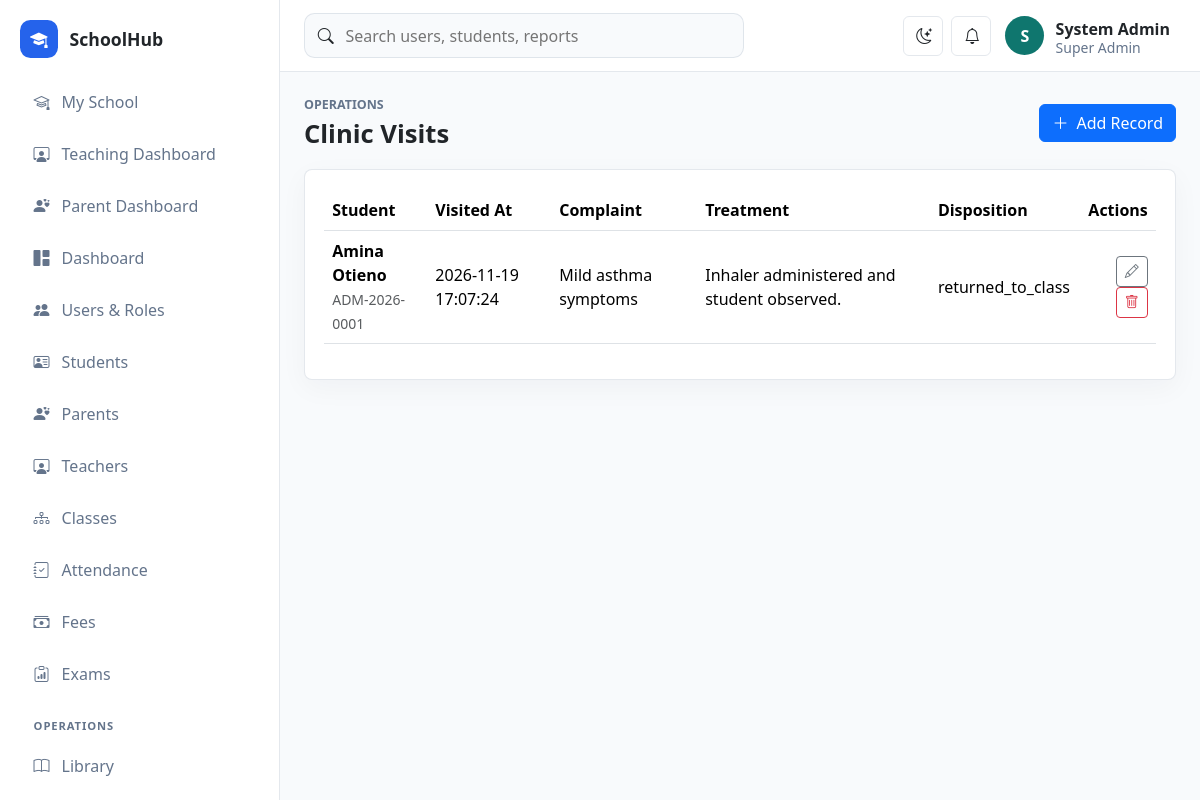
The page /school/public/operations?module=clinic (signed in) on the database its author committed.
### tables this page shows
CREATE TABLE clinic_visits (
    id BIGINT UNSIGNED AUTO_INCREMENT PRIMARY KEY,
    student_id BIGINT UNSIGNED NOT NULL,
    visited_at DATETIME NOT NULL,
    complaint VARCHAR(255) NOT NULL,
    treatment TEXT NULL,
    disposition ENUM('returned_to_class','sent_home','referred') NOT NULL DEFAULT 'returned_to_class',
    handled_by BIGINT UNSIGNED NULL,
    CONSTRAINT fk_clinic_student FOREIGN KEY (student_id) REFERENCES students(id),
    CONSTRAINT fk_clinic_user FOREIGN KEY (handled_by) REFERENCES users(id) ON DELETE SET NULL
);

CREATE TABLE students (
    id BIGINT UNSIGNED AUTO_INCREMENT PRIMARY KEY,
    class_stream_id BIGINT UNSIGNED NULL,
    admission_no VARCHAR(60) NOT NULL UNIQUE,
    first_name VARCHAR(100) NOT NULL,
    last_name VARCHAR(100) NOT NULL,
    email VARCHAR(190) NULL,
    phone VARCHAR(40) NULL,
    date_of_birth DATE NULL,
    gender ENUM('male', 'female', 'other') NOT NULL,
    nationality VARCHAR(80) NULL,
    religion VARCHAR(80) NULL,
    medical_notes TEXT NULL,
    emergency_contact VARCHAR(120) NULL,
    previous_school VARCHAR(160) NULL,
    status ENUM('active', 'transferred', 'graduated', 'suspended', 'inactive') NOT NULL DEFAULT 'active',
    created_at TIMESTAMP DEFAULT CURRENT_TIMESTAMP,
    updated_at TIMESTAMP DEFAULT CURRENT_TIMESTAMP ON UPDATE CURRENT_TIMESTAMP,
    INDEX idx_students_class_status (class_stream_id, status),
    CONSTRAINT fk_students_class FOREIGN KEY (class_stream_id) REFERENCES class_streams(id) ON DELETE SET NULL
);

### app/Core/View.php (called while the page is built, shortened)
<?php
final class View
{
    public static function render(string $view, array $data = [], string $layout = 'app'): void
    {
        extract($data, EXTR_SKIP);
        $viewFile = dirname(__DIR__) . "/Views/{$view}.php";
        require $viewFile;
    }
}

### app/Controllers/OperationsController.php (called while the page is built, shortened)
<?php
final class OperationsController
{
    public function index(): void
    {
        $module = $this->resolve();
        View::render('operations/index', ['title' => $module['title'], 'module' => $module, 'moduleKey' => Request::input('module'), 'records' => Operations::records($module), 'students' => !empty($module['student']) ? Lookup::students() : []]);
    }
    private function resolve(): array
    {
        $module = Operations::module((string)Request::input('module', 'library'));
        return $module;
    }
}

### app/Core/Router.php (called while the page is built, shortened)
<?php
final class Router
{
    private array $routes = [];
    public function get(string $path, array $handler): void
    {
        $this->routes['GET'][$this->normalize($path)] = $handler;
    }
    public function post(string $path, array $handler): void
    {
        $this->routes['POST'][$this->normalize($path)] = $handler;
    }
    public function dispatch(): void
    {
        $method = Request::method();
        $path = Request::path();
        $handler = $this->routes[$method][$path] ?? null;
        [$class, $action] = $handler;
        (new $class())->{$action}();
    }
    private function normalize(string $path): string
    {
        return '/' . trim($path, '/');
    }
}

### public/index.php (called while the page is built, shortened)
<?php
require dirname(__DIR__) . '/app/Core/helpers.php';
$config = require dirname(__DIR__) . '/config/app.php';
$router = new Router();
$router->get('/', [DashboardController::class, 'index']);
$router->get('/login', [AuthController::class, 'showLogin']);
$router->post('/login', [AuthController::class, 'login']);
$router->post('/logout', [AuthController::class, 'logout']);
$router->get('/dashboard', [DashboardController::class, 'index']);
$router->get('/users', [UserController::class, 'index']);
$router->get('/users/create', [UserController::class, 'create']);
$router->post('/users', [UserController::class, 'store']);
$router->get('/users/edit', [UserController::class, 'edit']);
$router->post('/users/update', [UserController::class, 'update']);
$router->post('/users/delete', [UserController::class, 'destroy']);
$router->get('/students', [StudentController::class, 'index']);
$router->get('/students/create', [StudentController::class, 'create']);
$router->post('/students', [StudentController::class, 'store']);
$router->get('/students/edit', [StudentController::class, 'edit']);
$router->post('/students/update', [StudentController::class, 'update']);
$router->post('/students/delete', [StudentController::class, 'destroy']);
$router->get('/student-portal', [StudentPortalController::class, 'index']);
$router->get('/teacher-portal', [TeacherPortalController::class, 'index']);
$router->get('/parent-portal', [ParentPortalController::class, 'index']);
$router->get('/teachers', [TeacherController::class, 'index']);
$router->get('/teachers/create', [TeacherController::class, 'create']);
$router->post('/teachers', [TeacherController::class, 'store']);
$router->get('/teachers/edit', [TeacherController::class, 'edit']);
$router->post('/teachers/update', [TeacherController::class, 'update']);
$router->post('/teachers/delete', [TeacherController::class, 'destroy']);
$router->get('/parents', [ParentController::class, 'index']);
$router->get('/parents/create', [ParentController::class, 'create']);
$router->post('/parents', [ParentController::class, 'store']);
$router->get('/parents/edit', [ParentController::class, 'edit']);
$router->post('/parents/update', [ParentController::class, 'update']);
$router->post('/parents/delete', [ParentController::class, 'destroy']);
$router->get('/classes', [ClassController::class, 'index']);
$router->get('/classes/create', [ClassController::class, 'create']);
$router->post('/classes', [ClassController::class, 'store']);
$router->get('/classes/edit', [ClassController::class, 'edit']);
$router->post('/classes/update', [ClassController::class, 'update']);
$router->post('/classes/delete', [ClassController::class, 'destroy']);
$router->get('/attendance', [AttendanceController::class, 'index']);
$router->post('/attendance', [AttendanceController::class, 'store']);
$router->get('/fees', [FeeController::class, 'index']);
$router->post('/fees/invoice', [FeeController::class, 'invoice']);
$router->post('/fees/payment', [FeeController::class, 'payment']);
$router->get('/exams', [ExamController::class, 'index']);
$router->post('/exams/exam', [ExamController::class, 'exam']);
$router->post('/exams/result', [ExamController::class, 'result']);
$router->get('/operations', [OperationsController::class, 'index']);
$router->get('/operations/form', [OperationsController::class, 'form']);
$router->post('/operations/save', [OperationsController::class, 'save']);
$router->post('/operations/delete', [OperationsController::class, 'destroy']);
$router->get('/reports', [ReportController::class, 'index']);
$router->dispatch();

### app/Core/helpers.php (called while the page is built, shortened)
<?php
function app_config(string $key, mixed $default = null): mixed
{
    static $config = null;
    $config ??= require dirname(__DIR__, 2) . '/config/app.php';
    return $config[$key] ?? $default;
}
function url(string $path = ''): string
{
    return rtrim(app_config('base_url'), '/') . '/' . ltrim($path, '/');
}
function e(mixed $value): string
{
    return htmlspecialchars((string)$value, ENT_QUOTES, 'UTF-8');
}

### app/Core/Auth.php (called while the page is built, shortened)
<?php
final class Auth
{
    public static function user(): ?array
    {
        return $_SESSION['user'] ?? null;
    }
    public static function can(string $permission): bool
    {
        $permissions = self::user()['permissions'] ?? [];
        return in_array($permission, $permissions, true);
    }
}

### config/app.php (called while the page is built)
<?php
return [
    'name' => 'SchoolHub',
    'base_url' => '/school/public',
    'timezone' => 'Africa/Nairobi',
    'session_name' => 'schoolhub_session',
    'debug' => true,
];

### config/database.php (called while the page is built)
<?php
return [
    'host' => '127.0.0.1',
    'port' => '3306',
    'database' => 'schoolhub',
    'username' => 'root',
    'password' => '',
    'charset' => 'utf8mb4',
];

### app/Core/Database.php (called while the page is built, shortened)
<?php
final class Database
{
    private static ?PDO $connection = null;
    public static function connection(): PDO
    {
        if (self::$connection !== null) {
            return self::$connection;
        }
        $config = require dirname(__DIR__, 2) . '/config/database.php';
        $dsn = sprintf(
            'mysql:host=%s;port=%s;dbname=%s;charset=%s',
            $config['host'],
            $config['port'],
            $config['database'],
            $config['charset']
        );
        try {
            self::$connection = new PDO($dsn, $config['username'], $config['password'], [
                PDO::ATTR_ERRMODE => PDO::ERRMODE_EXCEPTION,
                PDO::ATTR_DEFAULT_FETCH_MODE => PDO::FETCH_ASSOC,
                PDO::ATTR_EMULATE_PREPARES => false,
            ]);
        } catch (PDOException $exception) {
            http_response_code(500);
            exit('Database connection failed. Check config/database.php and import database/schema.sql.');
        }
        return self::$connection;
    }
}

### app/Models/Operations.php (called while the page is built, shortened)
<?php
final class Operations
{
    public static function records(array $module): array
    {
        $table = $module['table'];
        $sql = "SELECT {$table}.*";
        if (!empty($module['student'])) {
            $sql .= ", CONCAT(students.first_name, ' ', students.last_name) AS student_name, students.admission_no";
        }
        $sql .= " FROM {$table}";
        if (!empty($module['student'])) {
            $sql .= " JOIN students ON students.id = {$table}.student_id";
        }
        $sql .= $table === 'school_settings' ? ' ORDER BY setting_key LIMIT 100' : ' ORDER BY id DESC LIMIT 100';
        return Database::connection()->query($sql)->fetchAll();
    }
}

### app/Views/operations/index.php (the view, shortened to what this page needs)
<div class="page-heading">
    <div><p class="eyebrow">Operations</p><h1><?= e($module['title']) ?></h1></div>
    <?php if (\App\Core\Auth::can($module['manage_permission'] ?? 'operations.manage')): ?><a class="btn btn-primary" href="<?= e(url('/operations/form?module=' . urlencode($moduleKey))) ?>"><i class="bi bi-plus-lg me-2"></i>Add Record</a><?php endif; ?>
</div>
<section class="panel">
    <div class="table-responsive"><table class="table align-middle"><thead><tr>
        <?php if (!empty($module['student'])): ?><th>Student</th><?php endif; ?>
        <?php foreach ($module['fields'] as $label): ?><th><?= e(explode(':', $label)[0]) ?></th><?php endforeach; ?>
        <?php if (\App\Core\Auth::can($module['manage_permission'] ?? 'operations.manage')): ?><th class="text-end">Actions</th><?php endif; ?>
    </tr></thead><tbody>
    <?php foreach ($records as $record): ?><tr>
        <?php if (!empty($module['student'])): ?><td><div class="fw-semibold"><?= e($record['student_name']) ?></div><small class="text-muted"><?= e($record['admission_no']) ?></small></td><?php endif; ?>
        <?php foreach ($module['fields'] as $field => $label): $value = $record[$field] ?? ''; ?><td><?= e(is_string($value) && strlen($value) > 70 ? substr($value, 0, 70) . '...' : $value) ?></td><?php endforeach; ?>
        <?php $recordId = $record[$module['primary_key'] ?? 'id']; ?><?php if (\App\Core\Auth::can($module['manage_permission'] ?? 'operations.manage')): ?><td class="text-end"><a class="btn btn-sm btn-outline-secondary" href="<?= e(url('/operations/form?module=' . urlencode($moduleKey) . '&id=' . urlencode((string)$recordId))) ?>"><i class="bi bi-pencil"></i></a><form class="d-inline" action="<?= e(url('/operations/delete')) ?>" method="post" data-confirm="Delete this record?"><?= csrf_field() ?><input type="hidden" name="module" value="<?= e($moduleKey) ?>"><input type="hidden" name="id" value="<?= e($recordId) ?>"><button class="btn btn-sm btn-outline-danger"><i class="bi bi-trash"></i></button></form></td><?php endif; ?>
    </tr><?php endforeach; ?>
    </tbody></table></div>
</section>

### public/assets/css/app.css (style rules this page uses)
:root { --sidebar-width: 280px; --border-color: rgba(148, 163, 184, .25); --surface: #ffffff; --muted-surface: #f8fafc; --text-soft: #64748b; }
body { background: var(--muted-surface); color: var(--bs-body-color); }
.page-heading { display: flex; justify-content: space-between; align-items: center; gap: 1rem; margin-bottom: 1.25rem; }
.page-heading h1 { margin: 0; font-size: clamp(1.6rem, 2vw, 2.2rem); font-weight: 800; }
.eyebrow { margin: 0 0 .25rem; color: var(--text-soft); font-size: .78rem; text-transform: uppercase; font-weight: 800; }
.metric-card, .panel { background: var(--surface); border: 1px solid var(--border-color); border-radius: .5rem; box-shadow: 0 8px 28px rgba(15, 23, 42, .04); }
.panel { padding: 1.2rem; }

### rows shown on the page
clinic_visits: student_name "Amina Otieno", student.admission_no "ADM-2026-0001", visited_at "2026-11-19 17:07:24", complaint "Mild asthma symptoms", treatment "Inhaler administered and student observed.", disposition "returned_to_class"

### other values the page prints
app_config('name') "SchoolHub"
substr(current_user()['name'] ?? 'U', 0, 1) "S"
current_user()['name'] "System Admin"
current_user()['role'] "Super Admin"
$module['title'] "Clinic Visits"
explode(':', $label)[0] "Visited At"
explode(':', $label)[0] "Complaint"
explode(':', $label)[0] "Treatment"
explode(':', $label)[0] "Disposition"
